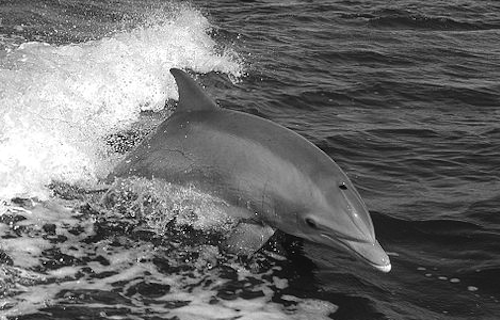
#> input picture images/dolphin.png, 500 x 320 px
$ jupyter execute 01_BASCIS_inspecting_and_slicing_images.ipynb   (shell and % lines are left out)
#> lines starting #> are read from the running program, lines starting #| are printed output that depends on the picture
<div id="home"></div>

# Python Computer Vision Basics with OpenCV
---
By: Todd Farr <br>
https://github.com/todddangerfarr

---

### Chapter 0.1 Inspecting and Slicing Images - Table of Contents

* 0.1.1: [Image Information](#basic_information)
* 0.1.2: [Slicing Images](#slicing_images)

---

[cell 1]
# library imports
import cv2
import numpy as np
import matplotlib.pyplot as plt
import matplotlib.gridspec as gridspec
import matplotlib.patches as patches

# plot images inline in the Jupyter Notebook

<div id="basic_information"></div>

## 0.1.1 Image Information

<div style="text-align: right"><a href="#home">Back to ToC</a></div>

----

#### First we need an image to work with...
Dolphins, everybody loves dophins!

[cell 2]
# Load an image and show it
# Remember that the 0 as a second argument means single channel grayscale
img = cv2.imread('images/dolphin.png', 0)
#> img is the input picture: shape (320, 500); min 0, max 255, mean 109.1
plt.imshow(img, cmap='gray')
plt.show()

A common operation is information about the images shape.  For the dolphin image since we read it as a single channel .shape will only unpack two values the height and the width of the image in pixels.

[cell 3]
# basic information about the grayscale dolphin image
height, width = img.shape
#> height = 320; width = 500
print("Image Width: {}, Image Height: {}".format(width, height))
#| Image Width: 500, Image Height: 320

[cell 4]
# reading in a color image
img_color = cv2.imread('images/fruit.png')
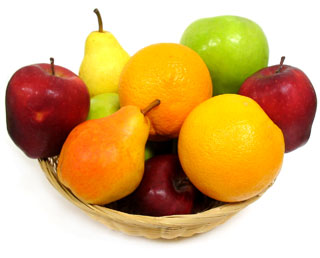
#> input picture images/fruit.png, 320 x 258 px
#> img_color is the input picture: shape (258, 320, 3); mean B, G, R 119.7, 178.6, 216.9
img_color = cv2.cvtColor(img_color, cv2.COLOR_BGR2RGB)
plt.imshow(img_color)
plt.show()

Let's use the color above to now see what .shape unpacks.  If we only have height, width we will get an error because now *.shape* unpacks 3 values, but we only have 2 variable to store.  That's why we need to add a third variable, **depth**.

[cell 5]
# basic information about the image
height, width, depth = img_color.shape
#> height = 258; width = 320; depth = 3
print("Image Width: {}, Image Height: {}, Image Depth: {}".format(width, height, depth))
#| Image Width: 320, Image Height: 258, Image Depth: 3

<div id="slicing_images"></div>

## 0.1.2 Slicing Images

<div style="text-align: right"><a href="#home">Back to ToC</a></div>

----

### Single Pixels

We saw this a little bit in Chapter 0.0, when we used a slicing operation to flip BGR images to RGB.  But now we are going to go a little deeper in terms of what sort of slicing is possible. Let's first start with the grayscale dolphin image. An important thing to remember here is that slicing is 0-indexed, meaning that if a image is 320 x 258 the indicies range 0-319 and 0-257.

[cell 6]
# find the intensity of a single pixel in the grayscale dolphin image
pixel_of_interest = img[49, 99]
#> pixel_of_interest = 208
print('Pixel Intensity at row 50, column 100 = {}'.format(pixel_of_interest))
#| Pixel Intensity at row 50, column 100 = 208

Okay so 208...What does this mean exactly?  Well remember images are functions and in this case our grayscale image is just a matrix of instensity values between 0-255 where 0 represents black and 255 represents white and in between is the "gray" "scale."  It's literally just a linear scale of different shades of gray, but instead of only 50 like the E.L. James seductive novel we have 255... Let's take a closer look at the image to see if this makes sense.

[cell 7]
# First let's purposefully find a dark intensity pixel (close to 0)
# If we look at the dolphin picture above the water at the bottom is pretty dark
dark_pixel_of_interest = img[309, 359]
#> dark_pixel_of_interest = 30
print('Pixel Intensity at row 310, column 360 = {}'.format(dark_pixel_of_interest))
#| Pixel Intensity at row 310, column 360 = 30

Only 30!  That's pretty dark, but let's see if this makes sense via a quick visualization below.  From the looks of it both check out.  The light pixel we sliced out with an intesnity of 208 (indicated by the red dot) looks bright and the dark pixel we sliced out of the image with an intensity of 30 (indicated in blue) is in a dark region of the image.

[cell 8]
# Some Matplotlib figure and subplots stuff for visualization
f, axes = plt.subplots(nrows=1, ncols=2)
f.set_size_inches(20, 7)

axes[0].imshow(img, cmap='gray')
axes[1].imshow(img, cmap='gray')
plt.plot([99], [49], color='tomato', markersize=5, marker='o', lw=0, label='Light Pixel')
plt.plot([359], [309], color='dodgerblue', markersize=5, marker='o', lw=0, label='Dark Pixel')

plt.legend(frameon=True)
plt.show()
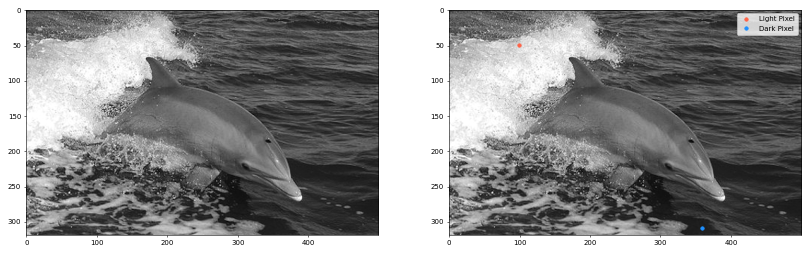
#> figure drawn by matplotlib, 2 panels

### Row Slicing

Okay we've sliced out single pixels. Now what about an entire row?

[cell 9]
# slicing an entire row of an image
row = img[125, :]
#> row = 500 values, max 255 at index 25, min 36 at index 473, mean 130.6
print('First 10 Pixel Values of the Row: {}'.format(row[:10]))
#| First 10 Pixel Values of the Row: [231 242 228 215 235 249 247 247 246 244]

# some more matplotlib for visualizing what is happening
gs = gridspec.GridSpec(2, 2, height_ratios=[1, 1])
f = plt.figure()
ax1 = plt.subplot(gs[0])
ax2 = plt.subplot(gs[1])
f.set_size_inches(20, 12)
ax1.set_title('Dolphins R Awesome!', fontsize=16)
ax1.imshow(img, cmap='gray')
ax1.axhline(125, ls='dotted', lw=3, color='tomato')
ax2.set_title('Row Pixel Intensity Values', fontsize=16)
ax2.set_xlabel('Pixel Location')
ax2.set_ylabel('Pixel Intensity')
ax2.plot(row)

plt.show()
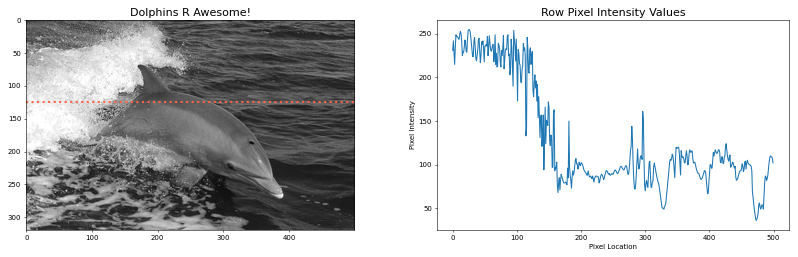
#> figure drawn by matplotlib, 2 panels; panel 2: curve peaks at x = 25, y = 255

Nice, we've successfully sliced a row of the image!  If we look at the plot on the right we can see how the pixel intensities change as we move accross this row.  It starts out high as we are in the wave break and as we hit the dolphin and the calmer water the pixel intensities drop as expected.

### Chunk Slicing

So we've sliced single pixels and entire rows.  What about slicing chunks of an image?  Let's see if we can make that happen! Let's say I just want to see the dolphins face... how am I going to figure out what pixels I need to grab?  Well here's a little pro tip for you.

[cell 10]
# move plotting to a notebook for an interactive display
# This is so we can select the appropriate pixesl for getting the dolphin face

plt.imshow(img, cmap='gray')
plt.show()

[cell 11]
# from my interactions above I found that the dolphins face best fits within:
dolphin_face = img[160:285, 285:405]
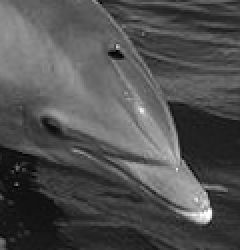
#> dolphin_face: shape (125, 120) (shown 2 times larger); min 0, max 255, mean 80.2

# switch back to static plots

# Some matplotlib to visualize what's happening
gs = gridspec.GridSpec(2, 2, height_ratios=[1, 1])
f = plt.figure()
ax1 = plt.subplot(gs[0])
ax2 = plt.subplot(gs[1])
f.set_size_inches(20, 12)
ax1.set_title('Dolphins R Still Awesome!', fontsize=16)
ax1.imshow(img, cmap='gray')
face_outline = patches.Rectangle((285, 160), 125, 120, linewidth=2, edgecolor='tomato', facecolor='none')
ax1.add_patch(face_outline)

# Added bicubic here to make the face less pixelated.  We will cover this more later
ax2.imshow(dolphin_face, cmap='gray', interpolation='bicubic')
ax2.set_title('Dolphin Faces R Cute!', fontsize=16)

plt.show()
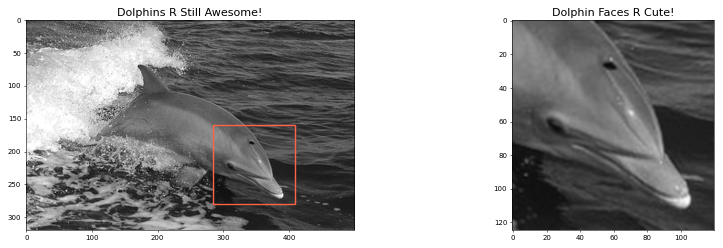
#> figure drawn by matplotlib, 2 panels
